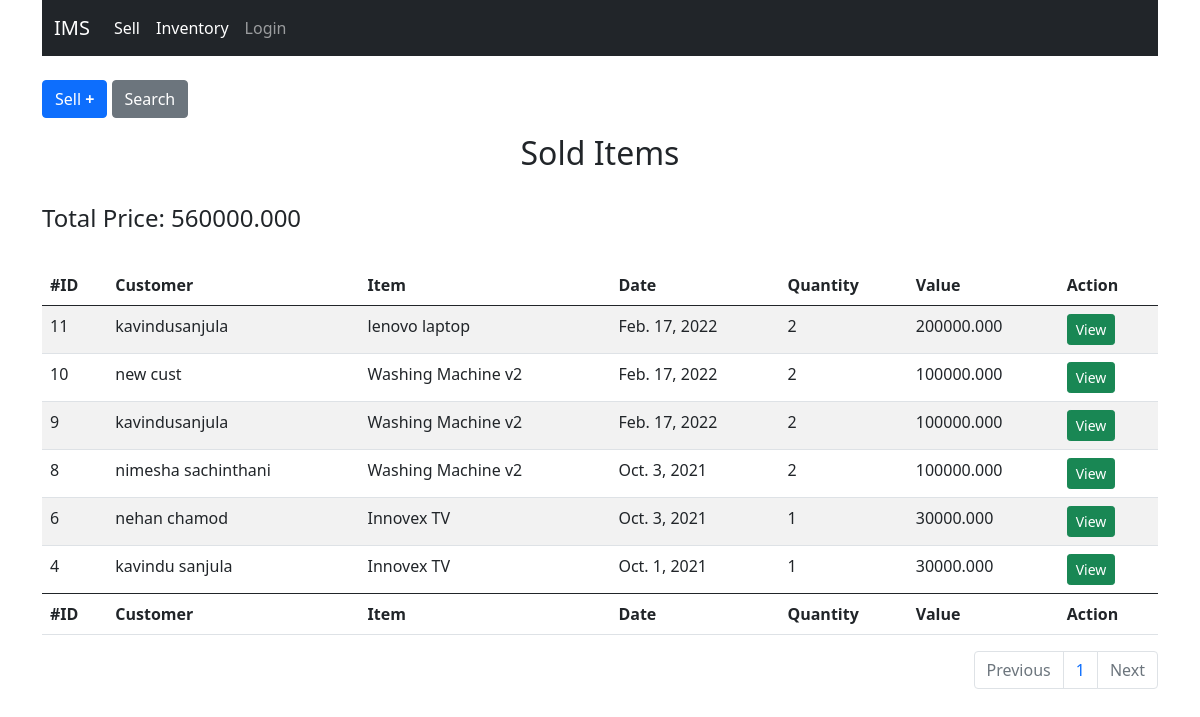
The app's page /sales with its own data.
### app_inventory/models.py (models this page shows, shortened)
class Sale(models.Model):
    customer_name = models.CharField(max_length=100,null=True)
    item = models.ForeignKey(Item, on_delete=models.CASCADE, null=True)
    date = models.DateField(null=True)
    qty = models.IntegerField()
    value = models.DecimalField(decimal_places=3,max_digits=15, null=True)

class Item(models.Model):
    item_name = models.CharField(max_length=100)
    price = models.DecimalField(decimal_places=3,max_digits=15)
    qty = models.IntegerField(null=True)

### app_inventory/views.py (the view)
# urls.py: path('sales',sale, name='sale'),
def sale(request):
    if request.method == 'POST':
        item_id = request.POST['item-name']
        item = Item.objects.get(pk=int(item_id))
        value = item.price * int(request.POST['qty'])
        form_data = {'customer_name': request.POST['customer_name'], 'item': item,'qty': request.POST['qty'], 'date':request.POST['date'], 'value':value}
        form = SaleForm(form_data)
        item.qty -= int(request.POST['qty'])
        item.save()
        if form.is_valid():
            form.save()
            return redirect('sale')
        else:
            return HttpResponse('form is invalid')
    else:
        sales = Sale.objects.all().order_by('-id')
        items = Item.objects.all()
        return sale_render(request, sales, items)

### app_inventory/views.py (called while the page is built)
def sale_render(request, sales, items):
    total_price = 0
    for sale in sales:
        if sale.value:
            total_price += sale.value
    if request.method == 'GET' and request.GET.get('page',None):
        page = request.GET['page']
    else:
        page = 1
    paginator = Paginator(sales, 10)
    recodes = paginator.get_page(page)
    return render(request,'sell.html',{'recodes':recodes, 'items':items, 'total':total_price})

### templates/sell.html (shortened to what this page needs)
{% extends 'base.html' %}
{% block body %}
    <br>
    <button type="button" class="btn btn-primary mb-2" data-bs-toggle="modal" data-bs-target="#add-new-modal">Sell <b>+</b></button>
    <button type="button" class="btn btn-secondary mb-2" data-bs-toggle="modal" data-bs-target="#search-modal">Search</button>
    <br>
    <h2 class="text-center mt-2">Sold Items</h2>
    <br>
    <h4>Total Price: {{ total }}</h4>
    <br>
      <table id="example" class="table table-striped" style="width:100%">
        <thead>
            <tr>
                <th>#ID</th>
                <th>Customer</th>
                <th>Item</th>
                <th>Date</th>
                <th>Quantity</th>
                <th>Value</th>
                <th>Action</th>
            </tr>
        </thead>
        <tbody>
            {% if recodes %}
                {% for recode in recodes %}
                    <tr id="tr-{{ recode.id }}">
                        <td id="td-{{ recode.id }}-id"> {{ recode.id }} </td>
                        <td id="td-{{ recode.id }}-customer_name"> {{ recode.customer_name }} </td>
                        <td id="td-{{ recode.id }}-item"> {% if recode.item %} {{ recode.item.item_name }} {% else %} DELETED {% endif %} </td>
                        <td id="td-{{ recode.id }}-date"> {{ recode.date }} </td>
                        <td id="td-{{ recode.id }}-qty"> {{ recode.qty }} </td>
                        <td id="td-{{ recode.id }}-value"> {{ recode.value }} </td>
                        <td> <button type="button" onclick="view(id)" class="btn btn-success btn-sm btn-view" id="{{ recode.id }}" data-bs-toggle="modal" data-bs-target="#view-modal">View</button></td>
                    </tr>
                {% endfor %}
            {% else %}
                <tr>
                    <td colspan="7"><h6 class="text-center">There are no recodes.</h6></td>
                </tr>
            {% endif %}
        </tbody>
        <tfoot>
            <tr>
                <th>#ID</th>
                <th>Customer</th>
                <th>Item</th>
                <th>Date</th>
                <th>Quantity</th>
                <th>Value</th>
                <th>Action</th>
            </tr>
        </tfoot>
    </table>
    <nav aria-label="Page navigation example">
        <ul class="pagination justify-content-end">
            {% if recodes.has_previous %}
            <li class="page-item">
                <a class="page-link" href="?page={{ recodes.previous_page_number }}" tabindex="-1" aria-disabled="true">Previous</a>
            </li>
            {% else %}
            <li class="page-item disabled">
                <a class="page-link" href="#" tabindex="-1" aria-disabled="true">Previous</a>
            </li>
            {% endif %}
          <li class="page-item"><p class="page-link">{{ recodes.number}}</p></li>
          {% if recodes.has_next %}
            <li class="page-item">
                <a class="page-link" href="?page={{ recodes.next_page_number }}">Next</a>
            </li>
          {% else %}
             <li class="page-item disabled">
                <a class="page-link" >Next</a>
             </li>
          {% endif %}
        </ul>
      </nav>
{% endblock %}

### templates/base.html (shortened to what this page needs)
<!DOCTYPE html>
{% load static %}
<html lang="en">
<head>
    <link rel="stylesheet" href="{% static 'css/bootstrap.min.css' %}">
</head>
<body>
    <div class="container">
        <nav class="navbar navbar-expand-lg navbar-dark bg-dark">
            <div class="container-fluid">
              <a class="navbar-brand" href="{% url 'index' %}">IMS</a>
              <div class="collapse navbar-collapse" id="navbarNav">
                <ul class="navbar-nav">
                  <li class="nav-item">
                    <a class="nav-link active" aria-current="page" href="{% url 'sale' %}">Sell</a>
                  </li>
                  <li class="nav-item">
                    <a class="nav-link active" aria-current="page" href="{% url 'inventory' %}">Inventory</a>
                  </li>
                  <li class="nav-item">
                    <a class="nav-link" data-bs-toggle="modal" data-bs-target="#login-modal">Login</a>
                  </li>
                </ul>
              </div>
            </div>
        </nav>
    {% block body %}
    {%endblock%}
    </div>
</body>
</html>

### records on screen
Sale: id "11", customer_name "kavindusanjula", item.item_name "lenovo laptop", date "Feb. 17, 2022", qty "2", value "200000.000"
Sale: id "10", customer_name "new cust", item.item_name "Washing Machine v2", date "Feb. 17, 2022", qty "2", value "100000.000"
Sale: id "9", customer_name "kavindusanjula", item.item_name "Washing Machine v2", date "Feb. 17, 2022", qty "2", value "100000.000"
Sale: id "8", customer_name "nimesha sachinthani", item.item_name "Washing Machine v2", date "Oct. 3, 2021", qty "2", value "100000.000"
Sale: id "6", customer_name "nehan chamod", item.item_name "Innovex TV", date "Oct. 3, 2021", qty "1", value "30000.000"
Sale: id "4", customer_name "kavindu sanjula", item.item_name "Innovex TV", date "Oct. 1, 2021", qty "1", value "30000.000"

### other values on screen
{{ total }} "560000.000"
{{ recodes.number }} "1"
